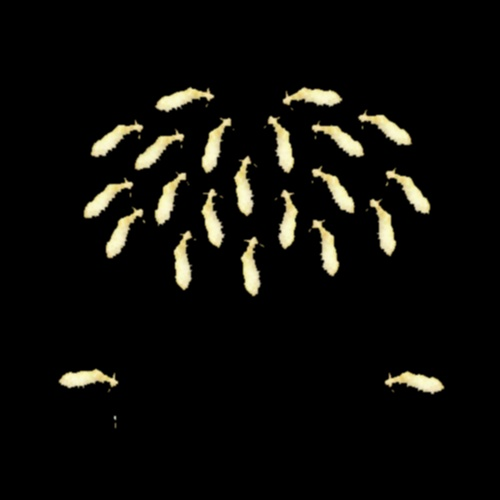
#> input picture filtered.jpg, 500 x 500 px
$ python LoG.py   (older library calls are emulated)
#> lines starting #> are read from the running program, lines starting #| are printed output that depends on the picture; after the words box and inside, x2 and y2 are one past the last pixel; in counts of white or black regions, pixels touching at a corner belong together
import cv2
import numpy

img = cv2.imread('filtered.jpg', 0)
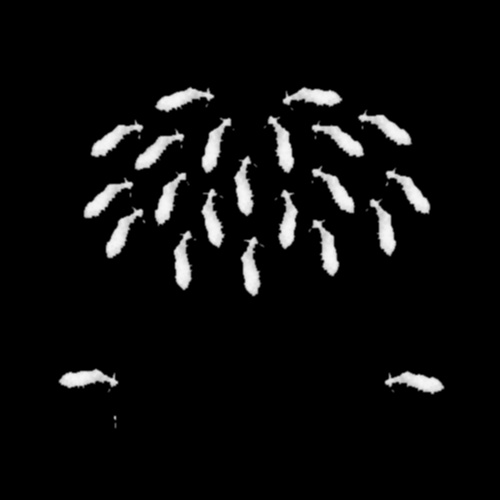
#> img: shape (500, 500); min 0, max 248, mean 12.9
blur = cv2.GaussianBlur(img, (3, 3), 0)
a = cv2.Laplacian(blur, cv2.CV_64F)
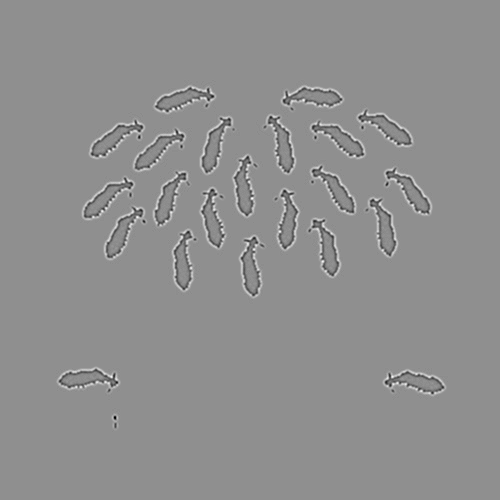
#> a: shape (500, 500) float64; min -106, max 83, mean 0; drawn with min black and max white

cv2.imwrite('log.jpg', a)
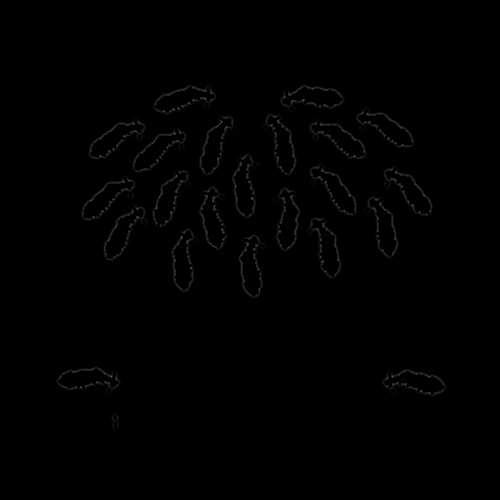
#> saved as log.jpg: shape (500, 500); min 0, max 83, mean 1

cv2.imshow('img', img)
cv2.imshow('blur', blur)
cv2.imshow('lap', a)
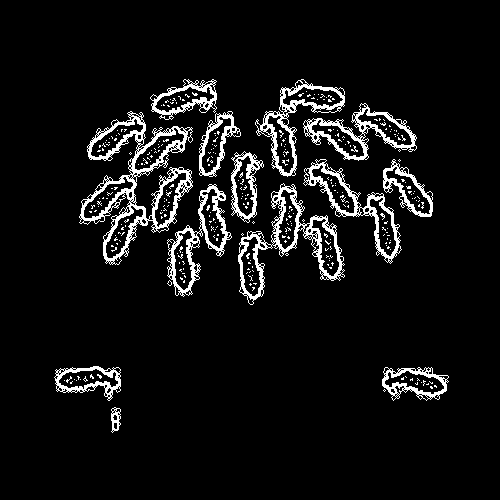
#> window 'lap': shape (500, 500); 7.1% white; 316 white regions (303 under 20 px), largest, box (x1, y1, x2, y2) and area: (79, 111, 193, 265) 3770, (238, 183, 345, 305) 2240, (167, 184, 232, 297) 1468
cv2.waitKey(0)
cv2.destroyAllWindows()
